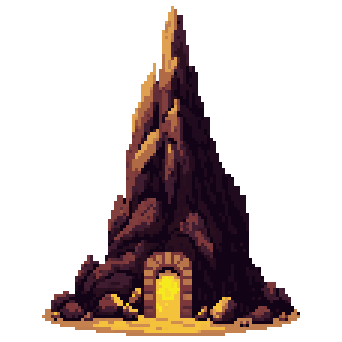
#> input picture src/assets/mountain.png, 114 x 114 px (shown 3 times larger)
$ python make-icons.py
#> lines starting #> are read from the running program, lines starting #| are printed output that depends on the picture
"""Builds the PWA icons from the PixelLab mountain art (nearest-neighbour, no smoothing).

Run: python3 scripts/make-icons.py
"""
from pathlib import Path
from PIL import Image

ROOT = Path(__file__).resolve().parent.parent
BG = (18, 12, 10, 255)  # #120c0a, the app background
art_src = Image.open(ROOT / "src/assets/mountain.png").convert("RGBA")
#> art_src is the input picture: PIL image 114x114 RGBA; mean R, G, B, A 25.9, 14.7, 13.2, 78.8


def icon(size: int, art_fraction: float) -> Image.Image:
#> called with size = 192, art_fraction = 0.9
    canvas = Image.new("RGBA", (size, size), BG)
    target = int(size * art_fraction)
    # Nearest keeps pixels crisp when enlarging; the 48px favicon has to downsample.
    method = Image.NEAREST if target >= art_src.width else Image.LANCZOS
#> method = 0
    art = art_src.resize((target, target), method)
    canvas.alpha_composite(art, ((size - art.width) // 2, (size - art.height) // 2))
    return canvas


out = ROOT / "public/icons"
out.mkdir(parents=True, exist_ok=True)
icon(192, 0.9).save(out / "icon-192.png", optimize=True)
icon(512, 0.9).save(out / "icon-512.png", optimize=True)
#> call 2 of icon, with size = 512, art_fraction = 0.9
#> in icon (call 2), `canvas.alpha_composite(art, ((size - art.width) // 2, (size - art.heig..`:
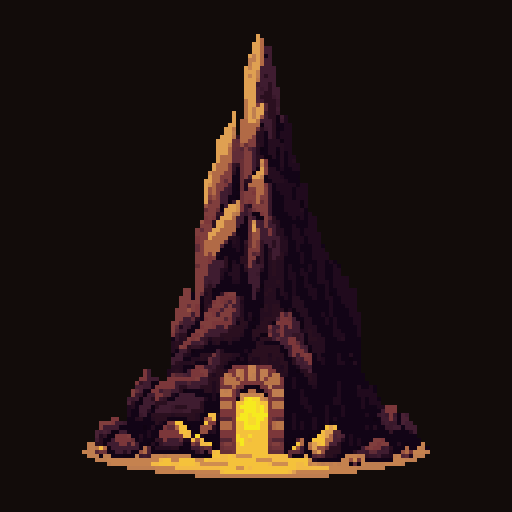
#> canvas: PIL image 512x512 RGBA; mean R, G, B, A 34.4, 20.9, 18.1, 255
# Maskable: keep the art inside the 80% safe zone.
icon(512, 0.6).save(out / "icon-maskable-512.png", optimize=True)
#> call 3 of icon, with size = 512, art_fraction = 0.6
#> in icon (call 3), `art = art_src.resize((target, target), method)`:
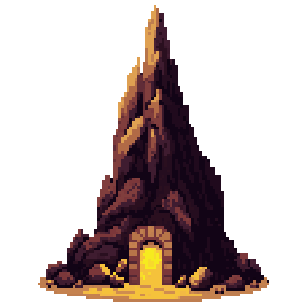
#> art: PIL image 307x307 RGBA; mean R, G, B, A 26.1, 14.9, 13.3, 79.1; transparent parts drawn white
#> in icon (call 3), `canvas.alpha_composite(art, ((size - art.width) // 2, (size - art.heig..`:
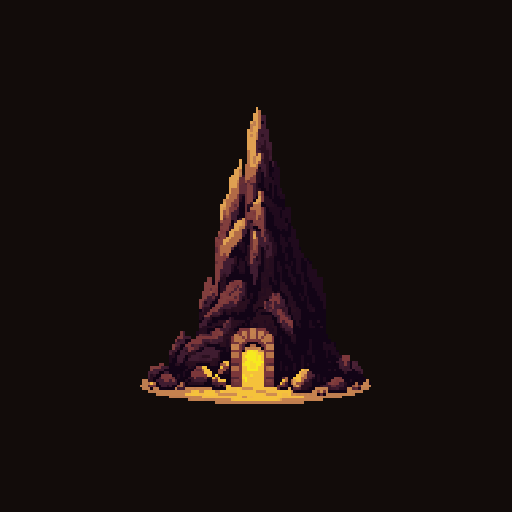
#> canvas: PIL image 512x512 RGBA; mean R, G, B, A 25.4, 16, 13.7, 255
icon(180, 0.9).save(out / "apple-touch-icon.png", optimize=True)
#> call 4 of icon, with size = 180, art_fraction = 0.9
#> in icon (call 4), `art = art_src.resize((target, target), method)`:
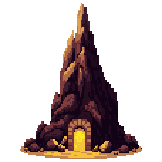
#> art: PIL image 162x162 RGBA; mean R, G, B, A 25.8, 14.6, 13.2, 78.8; transparent parts drawn white
#> in icon (call 4), `canvas.alpha_composite(art, ((size - art.width) // 2, (size - art.heig..`:
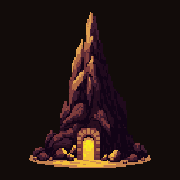
#> canvas: PIL image 180x180 RGBA; mean R, G, B, A 34.4, 20.8, 18.2, 255
icon(48, 0.95).save(ROOT / "public/favicon.png", optimize=True)
#> in icon (call 5), `art = art_src.resize((target, target), method)`:
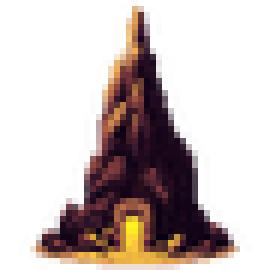
#> art: PIL image 45x45 RGBA (shown 6 times larger); mean R, G, B, A 36.8, 20.9, 17.8, 78.8; transparent parts drawn white
#> in icon (call 5), `canvas.alpha_composite(art, ((size - art.width) // 2, (size - art.heig..`:
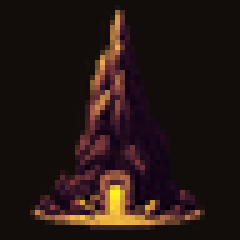
#> canvas: PIL image 48x48 RGBA (shown 5 times larger); mean R, G, B, A 36.2, 21.9, 19, 255
